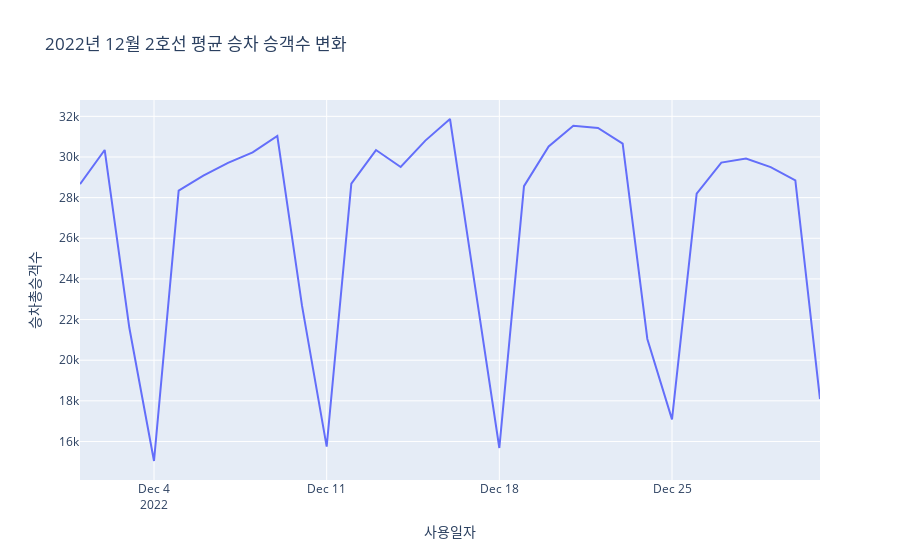

Notebook code for this chart:
### Code cell
fig = px.line(df_temp, x="사용일자", y="승차총승객수", title='2022년 12월 2호선 평균 승차 승객수 변화')
fig.show()

### Figure 1 — Plotly figure (JSON) as saved in the notebook; plotly's stock layout.template omitted (floating-point values rounded to 4 significant figures)
{"data": [{"hovertemplate": "사용일자=%{x}<br>승차총승객수=%{y}<extra></extra>", "legendgroup": "", "line": {"color": "#636efa", "dash": "solid"}, "marker": {"symbol": "circle"}, "mode": "lines", "name": "", "orientation": "v", "showlegend": false, "type": "scatter", "x": ["2022-12-01T00:00:00", "2022-12-02T00:00:00", "2022-12-03T00:00:00", "2022-12-04T00:00:00", "2022-12-05T00:00:00", "2022-12-06T00:00:00", "2022-12-07T00:00:00", "2022-12-08T00:00:00", "2022-12-09T00:00:00", "2022-12-10T00:00:00", "2022-12-11T00:00:00", "2022-12-12T00:00:00", "2022-12-13T00:00:00", "2022-12-14T00:00:00", "2022-12-15T00:00:00", "2022-12-16T00:00:00", "2022-12-17T00:00:00", "2022-12-18T00:00:00", "2022-12-19T00:00:00", "2022-12-20T00:00:00", "2022-12-21T00:00:00", "2022-12-22T00:00:00", "2022-12-23T00:00:00", "2022-12-24T00:00:00", "2022-12-25T00:00:00", "2022-12-26T00:00:00", "2022-12-27T00:00:00", "2022-12-28T00:00:00", "2022-12-29T00:00:00", "2022-12-30T00:00:00", "2022-12-31T00:00:00"], "xaxis": "x", "y": [28670.0, 30340.0, 21590.0, 15040.0, 28340.0, 29080.0, 29710.0, 30230.0, 31030.0, 22690.0, 15750.0, 28690.0, 30340.0, 29500.0, 30810.0, 31870.0, 23760.0, 15680.0, 28570.0, 30520.0, 31530.0, 31430.0, 30660.0, 21050.0, 17090.0, 28200.0, 29720.0, 29920.0, 29500.0, 28850.0, 18090.0], "yaxis": "y"}], "layout": {"legend": {"tracegroupgap": 0}, "title": {"text": "2022년 12월 2호선 평균 승차 승객수 변화"}, "xaxis": {"anchor": "y", "domain": [0, 1], "title": {"text": "사용일자"}}, "yaxis": {"anchor": "x", "domain": [0, 1], "title": {"text": "승차총승객수"}}}}
